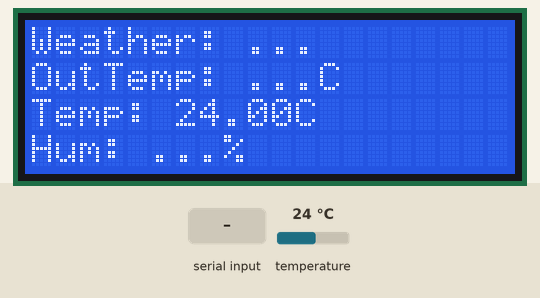
Bench run of a sketch on a simulated Arduino Uno, built with avr-gcc and run on an emulated ATmega328P. Parts: 20×4 character LCD. Inputs (shaded band) come from the test bench; at power-on: temperature 24 °C.

Above: at 1.3 s.
1.4 s: "1\n" received over Serial
At 2.4 s:
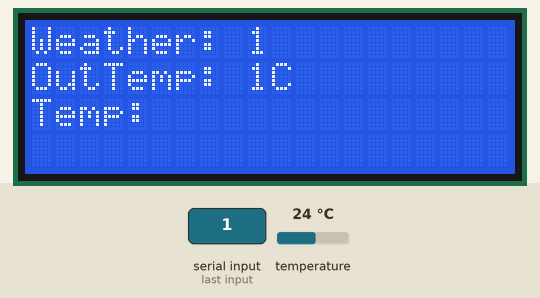
3.3 s: temperature set to 12 °C
At 3.7 s:
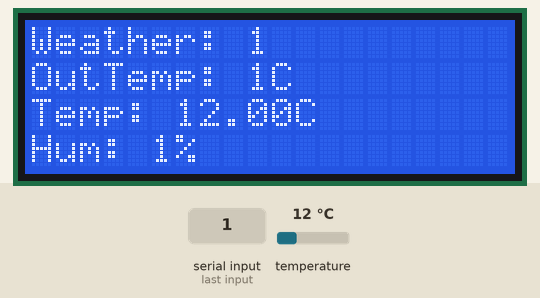
4.8 s: "0\n" received over Serial
At 6.4 s:
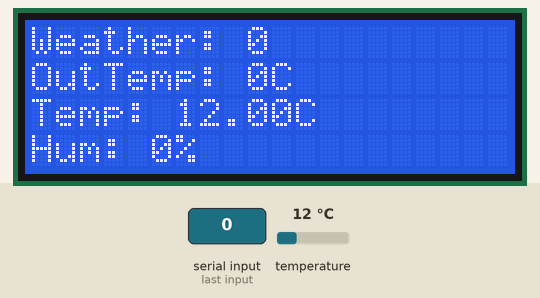
7.3 s: temperature set to 19 °C
8.9 s: temperature set to 28 °C
At 10.0 s:
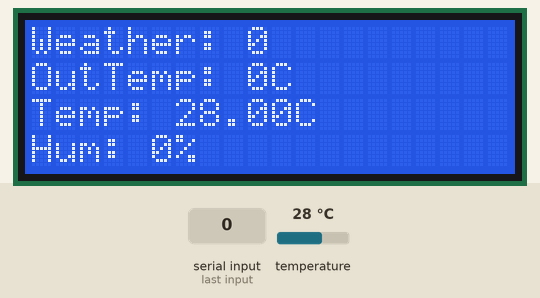
Timing chart, 0 to 11.5 s (numbered marks = the images above; inputs shaded):
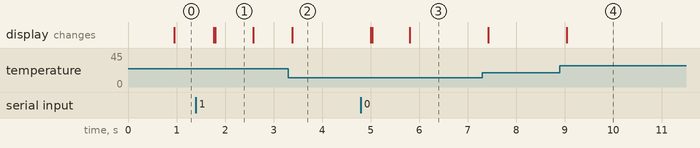

Measured:
- after the input at 1.4 s, the display: first changes after 0.37 s (image 1 shows a later state)
- after the input at 3.3 s, the display: changes after 0.09 s (image 2)
- after the input at 4.8 s, the display: first changes after 0.20 s (image 3 shows a later state)
- after the input at 8.9 s, the display: changes after 0.14 s (image 4)
- what the display in image 1 shows lasts 0.8 s, from 1.8 s to 2.6 s

The sketch:

WeatherStation.ino
```cpp
#include <Wire.h>
#include <LiquidCrystal_I2C.h>
#include <OneWire.h>
#include <DallasTemperature.h>

LiquidCrystal_I2C lcd(0x27, 20, 4);

#define ONE_WIRE_BUS 2

OneWire oneWire(ONE_WIRE_BUS);

DallasTemperature sensors(&oneWire);
String humidity = "...";
String outTemp = "...";
String weatherDescription = "...";

void setup() {
	Serial.begin(9600);
	lcd.init();                      // initialize the lcd
	lcd.init();
	// Print a message to the LCD.
	lcd.backlight();
	sensors.begin();
}

void loop() {

	displayWeatherDiscription(0, 0);

	displayOutsideTemperature(0, 1);

	displayInsideTemperature(0, 2);

	displayHumidity(0, 3);
}

void displayHumidity(int x, int y) {
	lcd.setCursor(x, y);
	lcd.print("Hum: ");
	lcd.print(humidity);
	lcd.print("% ");
}

void displayInsideTemperature(int x, int y) {
	lcd.setCursor(x, y);
	lcd.print("Temp: ");
	lcd.print(getTemperature());
	lcd.print("C ");
}

void displayOutsideTemperature(int x, int y) {
	lcd.setCursor(x, y);
	lcd.print("OutTemp: ");
	lcd.print(outTemp);
	lcd.print("C ");
}

void displayWeatherDiscription(int x, int y) {
	lcd.setCursor(x, y);
	lcd.print("Weather: ");
	lcd.print(weatherDescription);
}


float getTemperature() {
	sensors.requestTemperatures();

	return sensors.getTempCByIndex(0);
}

void serialEvent() {
	String incomingString = Serial.readStringUntil('\n');
	int firstCommaIndex = incomingString.indexOf(';');
	int secondCommaIndex = incomingString.indexOf(';', firstCommaIndex + 1);
	humidity = incomingString.substring(0, firstCommaIndex);
	outTemp = incomingString.substring(firstCommaIndex + 1, secondCommaIndex);
	weatherDescription = incomingString.substring(secondCommaIndex + 1);
	lcd.clear();
}
```
